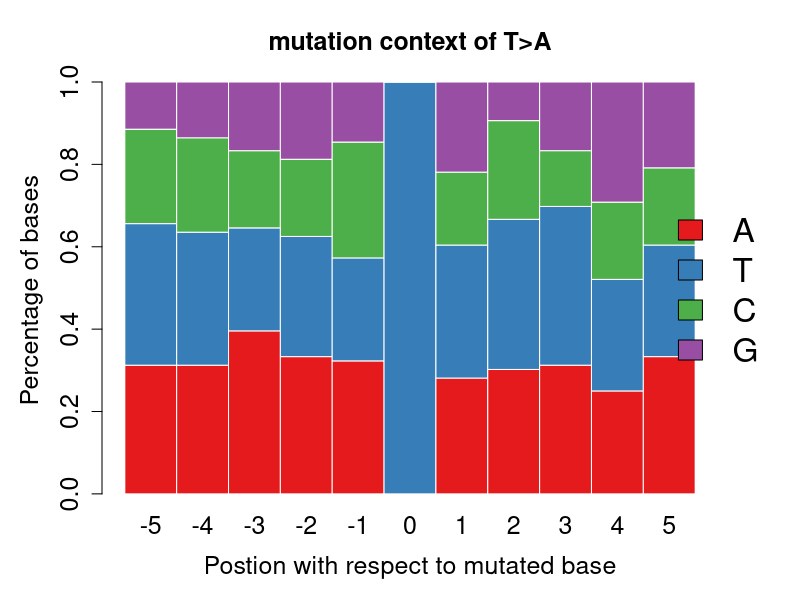

Recreate this plot in R.
library(RColorBrewer)
setwd("test.out")
a<-read.table("mutation_context_TA.txt",header=T,sep="\t",row.names=1,check.names=F)
a.matrix=as.matrix(a)
n<-sum(a.matrix[,1])
b.matrix<-a.matrix/n
png("mutation_context_TA.png",width=800,height=600)
par(mar=c(5,5,4,4)+0.1,xpd=T)
barplot(b.matrix,col=brewer.pal(4,"Set1"),border=FALSE,space=c(0),xlab="Postion with respect to mutated base",ylab="Percentage of bases",main="mutation context of T>A",cex.axis=1.5,cex.lab=1.5,cex.main=1.5,cex.names=1.5)
legend("right",legend=row.names(b.matrix),bty="n",horiz=F,fill=brewer.pal(4,"Set1"),inset=c(-0.09,0),cex=2)
dev.off()
